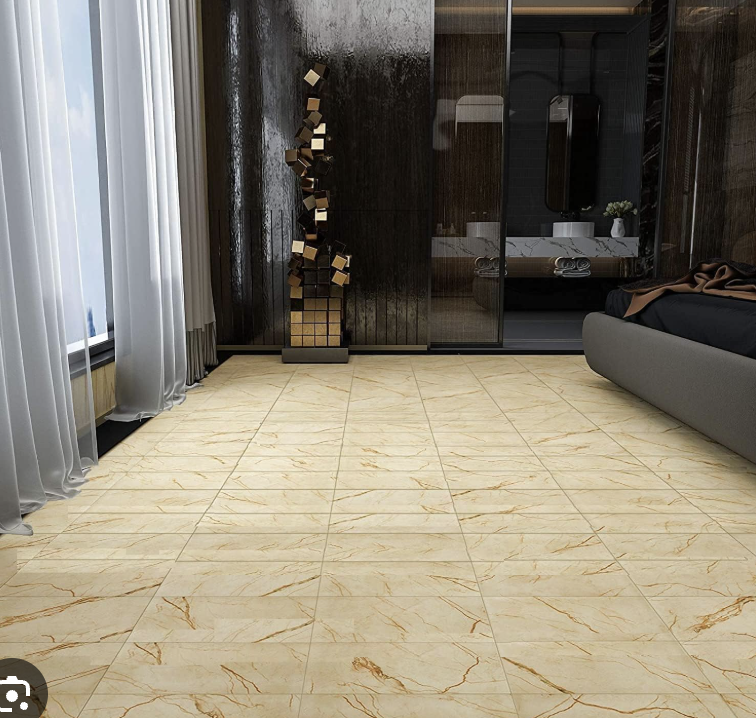
#> input picture room2.png, 756 x 718 px
$ jupyter execute Untitled.ipynb
#> lines starting #> are read from the running program, lines starting #| are printed output that depends on the picture; after the words box and inside, x2 and y2 are one past the last pixel; in counts of white or black regions, pixels touching at a corner belong together
[cell 1]
import cv2
import numpy as np

# Paths to your images
room_image_path = "room2.png"
tile_image_path = "tiles.png"

# Read the images
room = cv2.imread(room_image_path)
#> room is the input picture: shape (718, 756, 3); mean B, G, R 113.4, 128.3, 135.3
tiles = cv2.imread(tile_image_path)
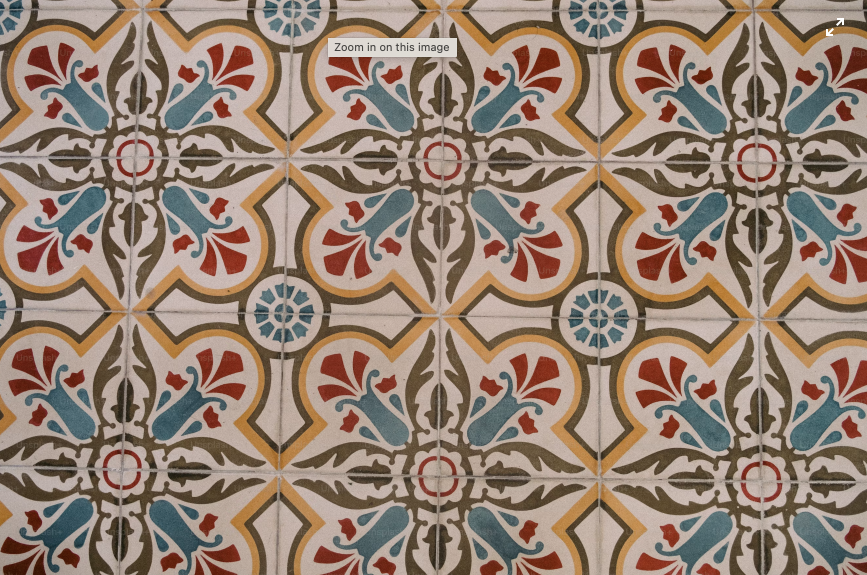
#> input picture tiles.png, 1734 x 1150 px (shown at 1/2 size)
#> tiles is the input picture: shape (1150, 1734, 3); mean B, G, R 115.1, 129.7, 149.7

# Resize the tile image to a manageable size
tiles = cv2.resize(tiles, (300, 300))
#> tiles: shape (300, 300, 3)

# Manually define the corners of the floor in the room image
# You may need to adjust these coordinates based on your image
floor_corners = np.float32([
    [150, 350],  # Top-left corner
    [450, 350],  # Top-right corner
    [600, 700],  # Bottom-right corner
    [0, 700]     # Bottom-left corner
])

# Define the corners of the tile image
tile_corners = np.float32([
    [0, 0],
    [tiles.shape[1], 0],
    [tiles.shape[1], tiles.shape[0]],
    [0, tiles.shape[0]]
])
#> tile_corners = [[0, 0], [300, 0], [300, 300], [0, 300]]

# Calculate the perspective transform matrix
M = cv2.getPerspectiveTransform(tile_corners, floor_corners)

# Warp the tile image to fit the floor
warped_tiles = cv2.warpPerspective(tiles, M, (room.shape[1], room.shape[0]))

# Create a mask to blend the images
tiles_gray = cv2.cvtColor(warped_tiles, cv2.COLOR_BGR2GRAY)
_, mask = cv2.threshold(tiles_gray, 1, 255, cv2.THRESH_BINARY)
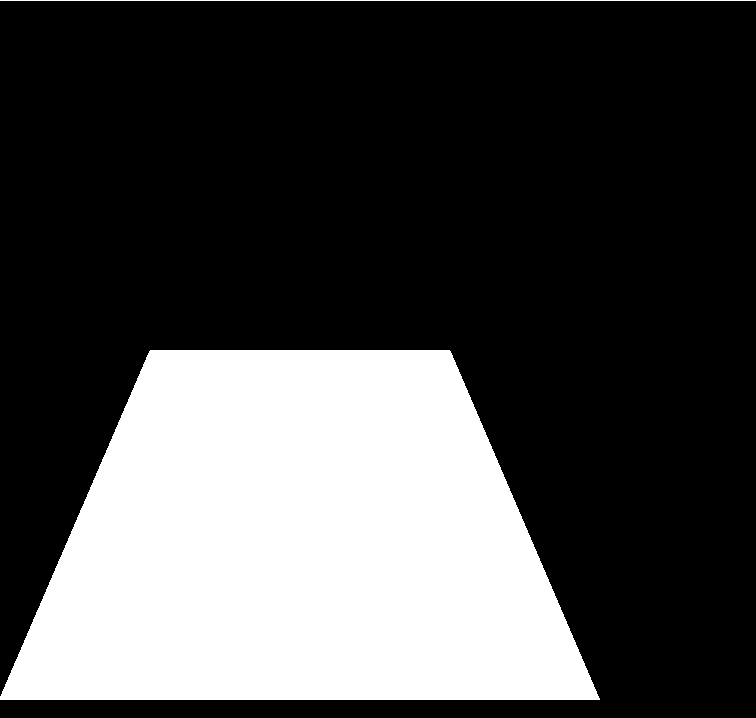
#> mask: shape (718, 756); 29.2% white; 2 white regions, box (x1, y1, x2, y2) and area: (0, 350, 600, 700) 157841, (0, 0, 756, 1) 756
mask_inv = cv2.bitwise_not(mask)

# Extract the floor area from the room
room_bg = cv2.bitwise_and(room, room, mask=mask_inv)

# Add the warped tiles to the room
result = cv2.add(room_bg, warped_tiles)

# Show the result
cv2.imshow("Room with Tiles", result)
cv2.waitKey(0)
cv2.destroyAllWindows()

[cell 2]
import cv2
import numpy as np

# Paths to your images
room_image_path = "room2.png"
tile_image_path = "tiles.png"

# Load the images
room = cv2.imread(room_image_path)
tiles = cv2.imread(tile_image_path)

# Resize the tile for easier handling
tiles = cv2.resize(tiles, (200, 200))
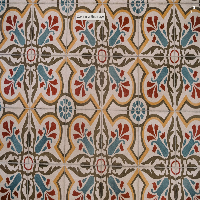
#> tiles: shape (200, 200, 3); mean B, G, R 115, 129.6, 149.6

# Create a copy of the room to reset when needed
room_copy = room.copy()

# Tile position and state
tile_pos = [50, 50]
is_dragging = False
offset_x, offset_y = 0, 0

# Mouse callback function
# [18 lines left out: function mouse_events, not called in this run]

# Create a named window for the popup
cv2.namedWindow("Room with Tiles")
cv2.setMouseCallback("Room with Tiles", mouse_events)

# Main loop
while True:
    # Reset the room image on each frame
    room = room_copy.copy()

    # Get current tile position
    tx, ty = tile_pos

    # Make sure the tile stays within the room boundaries
    tx = max(0, min(tx, room.shape[1] - tiles.shape[1]))
#> tx = 50
    ty = max(0, min(ty, room.shape[0] - tiles.shape[0]))
#> ty = 50

    # Overlay the tile on the room
    room[ty:ty + tiles.shape[0], tx:tx + tiles.shape[1]] = tiles
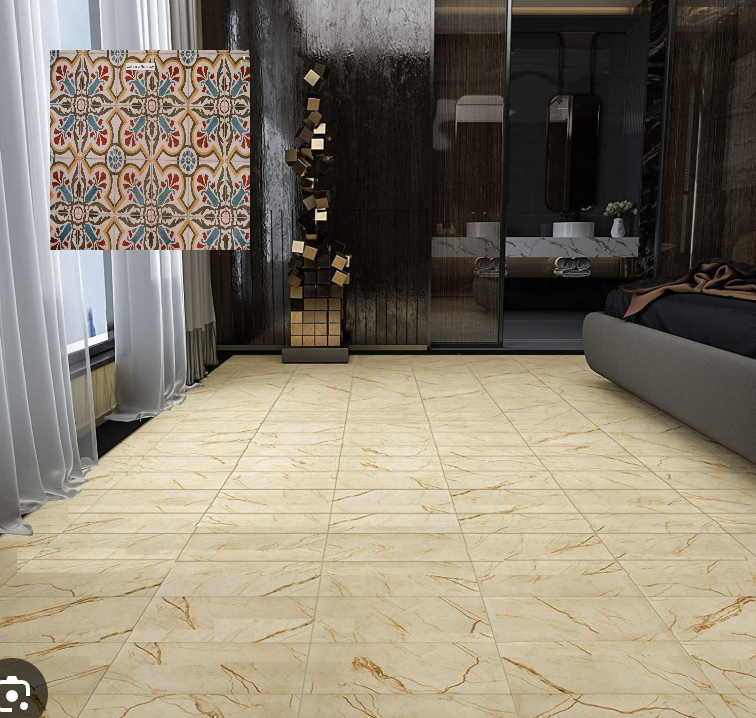
#> room: shape (718, 756, 3); 7.37% of pixels changed, all inside (x1, y1, x2, y2) = (50, 50, 250, 250)

    # Show the updated room with the tile
    cv2.imshow("Room with Tiles", room)

    # Break the loop on 'q' key press
    key = cv2.waitKey(1)
#> (key q is pressed here)
    if key == ord('q'):
        break

# Cleanup
cv2.destroyAllWindows()

[cell 3]
import cv2
import numpy as np

# Paths to your images
room_image_path = "room2.png"
tile_image_path = "tiles.png"

# Read the images
room = cv2.imread(room_image_path)
tiles = cv2.imread(tile_image_path)

# Resize the tile image for easier handling
tiles = cv2.resize(tiles, (300, 300))

# Convert the room image to grayscale for processing
gray_room = cv2.cvtColor(room, cv2.COLOR_BGR2GRAY)
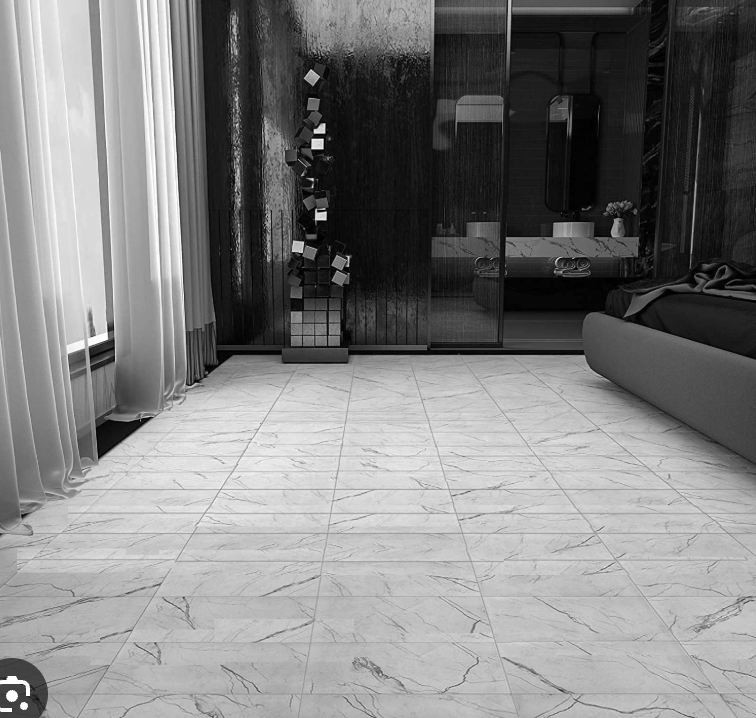
#> gray_room: shape (718, 756); min 0, max 255, mean 128.7
blurred_room = cv2.GaussianBlur(gray_room, (5, 5), 0)

# Detect edges to find the floor
edges = cv2.Canny(blurred_room, 50, 150)
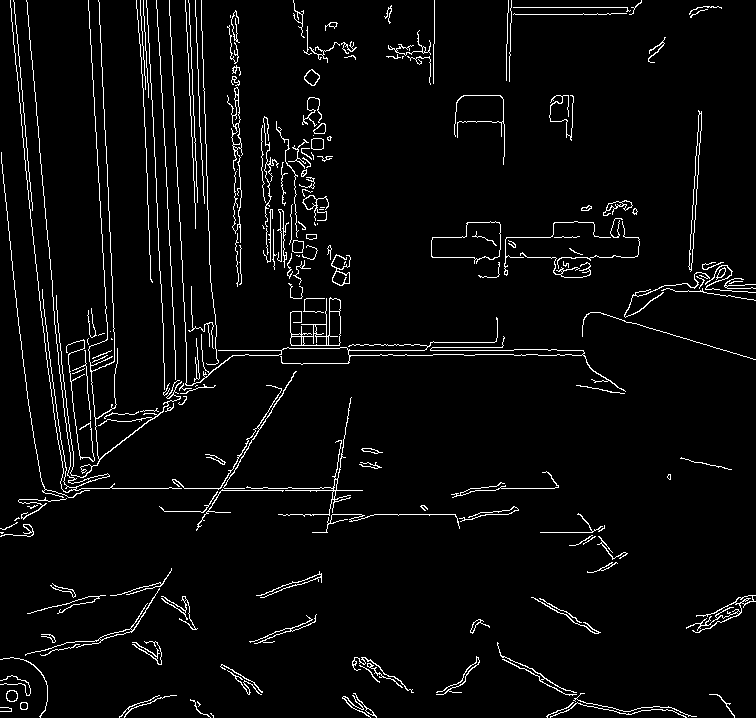
#> edges: shape (718, 756); 4% white in thin lines or dots

# Find contours
contours, _ = cv2.findContours(edges, cv2.RETR_EXTERNAL, cv2.CHAIN_APPROX_SIMPLE)
#> contours = 192 contours, 133 with area under 20; largest, box (x1, y1, x2, y2) and area: (431, 221, 501, 264) 1904, (290, 297, 341, 346) 1030, (688, 110, 702, 272) 456, (227, 87, 243, 243) 327, (331, 254, 351, 286) 204

# Find the largest quadrilateral (assumed to be the floor)
floor_corners = None
max_area = 0
for contour in contours:
    epsilon = 0.02 * cv2.arcLength(contour, True)
    approx = cv2.approxPolyDP(contour, epsilon, True)

    # Check if the contour is a quadrilateral
    if len(approx) == 4:
        area = cv2.contourArea(approx)
        if area > max_area:
            max_area = area
            floor_corners = approx.reshape(4, 2)
#> this loop made 192 passes
#> (epsilon, area, max_area, floor_corners) on passes 12, 32, 36, 108, 139: (1.49, 30, 30, [[353, 693], [364, 705], [365, 710], [376, 717]]), (5.53, 31, 31, [[105, 595], [27, 613], [98, 597], [58, 613]]), (4.68, 47.5, 47.5, [[171, 568], [161, 584], [110, 595], [160, 586]]), (0.873, 111, 111, [[293, 240], [292, 251], [302, 252], [303, 241]]), (17.3, 278, 278, [[1, 152], [42, 491], [89, 490], [40, 477]])
#> (epsilon, area) on pass 124: (3.27, 36.5)
#> after the loop, max_area = 278

# Ensure we found a valid floor
if floor_corners is None:
    print("Could not detect the floor. Please adjust the room image or lighting.")
else:
    # Sort corners to ensure correct perspective mapping
    floor_corners = sorted(floor_corners, key=lambda x: (x[1], x[0]))
#> floor_corners = [[1, 152], [40, 477], [89, 490], [42, 491]]

    # Top-left, top-right, bottom-right, bottom-left
    if floor_corners[1][0] > floor_corners[2][0]:
        floor_corners[1], floor_corners[2] = floor_corners[2], floor_corners[1]

    floor_corners = np.float32(floor_corners)

    # Define the corners of the tile image
    tile_corners = np.float32([
        [0, 0],
        [tiles.shape[1], 0],
        [tiles.shape[1], tiles.shape[0]],
        [0, tiles.shape[0]]
    ])

    # Calculate the perspective transform matrix
    M = cv2.getPerspectiveTransform(tile_corners, floor_corners)
#> M = [[3.22, -3.27, 1], [37.98, -38.74, 152], [0.0773, -0.0812, 1]]

    # Warp the tile image to fit the floor
    warped_tiles = cv2.warpPerspective(tiles, M, (room.shape[1], room.shape[0]))

    # Create a mask to blend the images
    tiles_gray = cv2.cvtColor(warped_tiles, cv2.COLOR_BGR2GRAY)
    _, mask = cv2.threshold(tiles_gray, 1, 255, cv2.THRESH_BINARY)
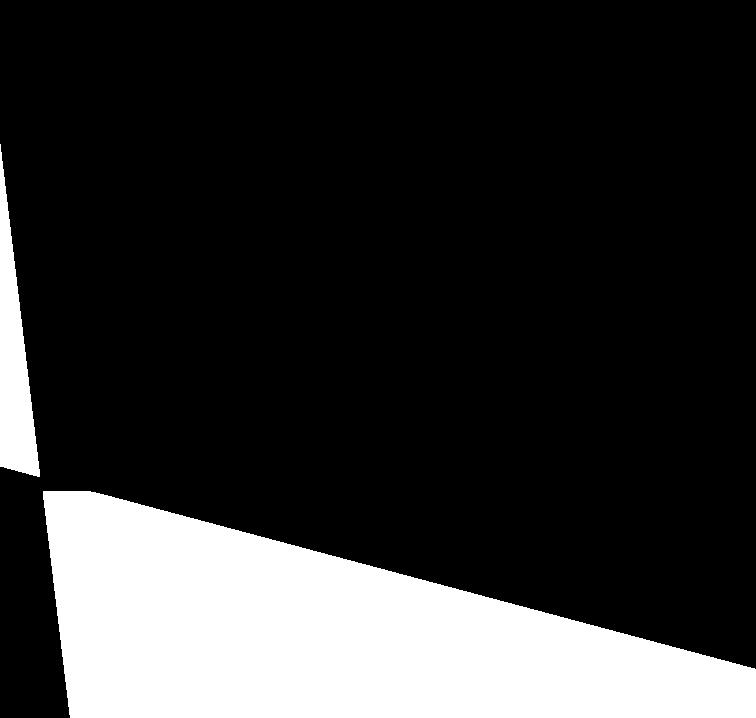
#> mask: shape (718, 756); 19.6% white; 2 white regions, box (x1, y1, x2, y2) and area: (43, 491, 756, 718) 99727, (0, 144, 40, 477) 6618
    mask_inv = cv2.bitwise_not(mask)

    # Extract the floor area from the room
    room_bg = cv2.bitwise_and(room, room, mask=mask_inv)

    # Add the warped tiles to the room
    result = cv2.add(room_bg, warped_tiles)

    # Show the final result
    cv2.imshow("Room with Tiles", result)
    cv2.waitKey(0)
    cv2.destroyAllWindows()

[cell 4]
import cv2
import numpy as np

# Paths to your images
room_image_path = "room.png"
tile_image_path = "tiles.png"

# Load the images
room = cv2.imread(room_image_path)
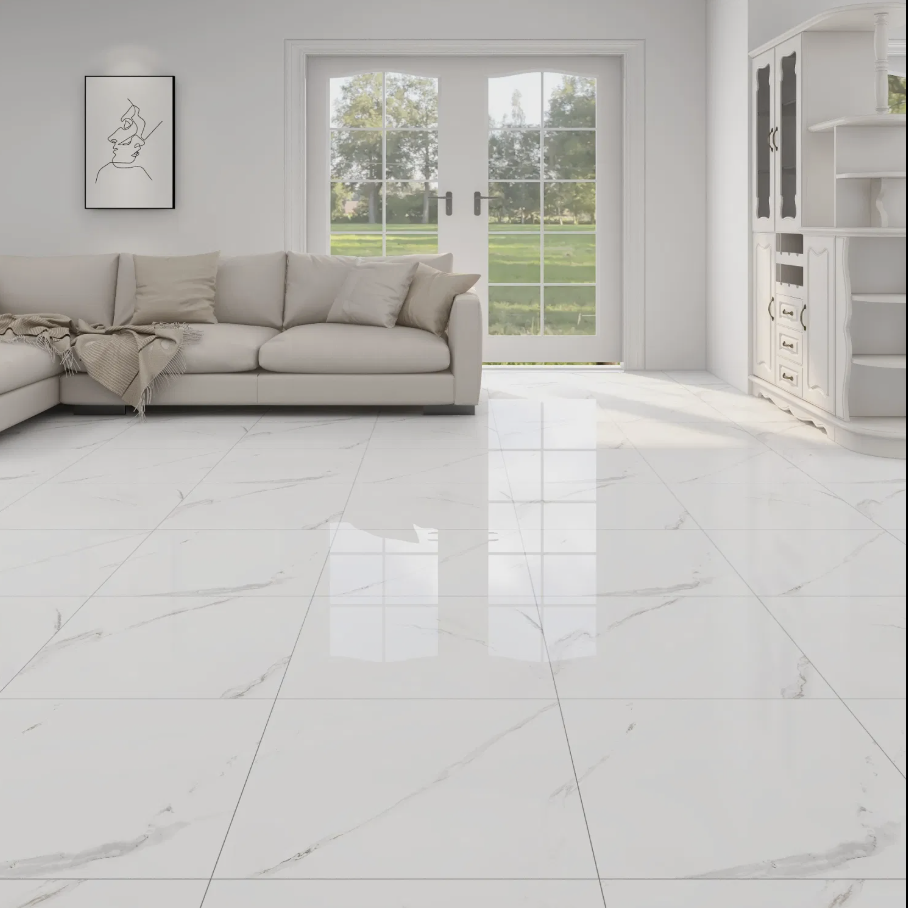
#> input picture room.png, 908 x 908 px
#> room is the input picture: shape (908, 908, 3); mean B, G, R 185.5, 188.9, 190.8
tiles_original = cv2.imread(tile_image_path)

# Initial tile size and position
tile_size = 200
tile_pos = [50, 50]
floor_corners = []
dragging = False

# Mouse callback function
# [29 lines left out: function mouse_events, not called in this run]

# Create a named window
cv2.namedWindow("Tile Placement")
cv2.setMouseCallback("Tile Placement", mouse_events)

while True:
    # Create the tile with the current size
    tiles = cv2.resize(tiles_original, (tile_size, tile_size))

    # Draw the tile on the room image
    display_image = room.copy()
    tx, ty = tile_pos
    tile_end_x = min(tx + tile_size, display_image.shape[1])
#> tile_end_x = 250
    tile_end_y = min(ty + tile_size, display_image.shape[0])
#> tile_end_y = 250

    # Handle boundary clipping
    tile_x_range = min(tile_size, tile_end_x - tx)
#> tile_x_range = 200
    tile_y_range = min(tile_size, tile_end_y - ty)
#> tile_y_range = 200

    display_image[ty:ty + tile_y_range, tx:tx + tile_x_range] = tiles[:tile_y_range, :tile_x_range]

    # Draw the selected corners
    for i, corner in enumerate(floor_corners):
        cv2.circle(display_image, tuple(corner), 5, (0, 255, 0), -1)
        cv2.putText(display_image, str(i+1), tuple(corner), cv2.FONT_HERSHEY_SIMPLEX, 0.8, (0, 255, 0), 2)

    # Show the image
    cv2.imshow("Tile Placement", display_image)

    # Check for 'q' to quit or 'f' to fit tiles
    key = cv2.waitKey(1) & 0xFF
#> (key q is pressed here)
    if key == ord('q'):
        break
    elif key == ord('f') and len(floor_corners) == 4:
        # Prepare the perspective transform
        tile_corners = np.float32([
            [0, 0],
            [tiles.shape[1], 0],
            [tiles.shape[1], tiles.shape[0]],
            [0, tiles.shape[0]]
        ])
        floor_corners_np = np.float32(floor_corners)

        # Apply the perspective transform
        M = cv2.getPerspectiveTransform(tile_corners, floor_corners_np)
        warped_tiles = cv2.warpPerspective(tiles, M, (room.shape[1], room.shape[0]))

        # Create a mask
        tiles_gray = cv2.cvtColor(warped_tiles, cv2.COLOR_BGR2GRAY)
        _, mask = cv2.threshold(tiles_gray, 1, 255, cv2.THRESH_BINARY)
        mask_inv = cv2.bitwise_not(mask)

        # Extract the floor area from the room
        room_bg = cv2.bitwise_and(room, room, mask=mask_inv)

        # Add the warped tiles to the room
        result = cv2.add(room_bg, warped_tiles)

        # Show the final result
        cv2.imshow("Final Tiled Room", result)
        cv2.waitKey(0)
        break

cv2.destroyAllWindows()

[cell 5]
import cv2
import numpy as np

# Paths to your images
room_image_path = "room2.png"
tile_image_path = "tiles.png"

# Load images
room = cv2.imread(room_image_path)
tiles_original = cv2.imread(tile_image_path)

# Tile placement setup
tile_size = 200
tile_pos = [50, 50]
floor_corners = []
dragging = False

# Mouse event handler
# [24 lines left out: function mouse_events, not called in this run]

# Setup window
cv2.namedWindow("Tile Placement")
cv2.setMouseCallback("Tile Placement", mouse_events)

# Main loop
while True:
    tiles = cv2.resize(tiles_original, (tile_size, tile_size))
    display_image = room.copy()

    # Overlay tile
    tx, ty = tile_pos
    tile_end_x = min(tx + tile_size, display_image.shape[1])
    tile_end_y = min(ty + tile_size, display_image.shape[0])
    tile_x_range = min(tile_size, tile_end_x - tx)
    tile_y_range = min(tile_size, tile_end_y - ty)

    display_image[ty:ty + tile_y_range, tx:tx + tile_x_range] = tiles[:tile_y_range, :tile_x_range]

    # Draw selected corners
    for i, corner in enumerate(floor_corners):
        cv2.circle(display_image, tuple(corner), 5, (0, 255, 0), -1)
        cv2.putText(display_image, str(i + 1), tuple(corner), cv2.FONT_HERSHEY_SIMPLEX, 0.8, (0, 255, 0), 2)

    # Draw polygon if 4 corners selected
    if len(floor_corners) == 4:
        cv2.polylines(display_image, [np.array(floor_corners, dtype=np.int32)], isClosed=True, color=(255, 0, 0), thickness=2)

    # Instruction
    cv2.putText(display_image, "Right-click to select 4 corners, drag tile, press 'f' to fit, 'q' to quit",
                (10, display_image.shape[0] - 10), cv2.FONT_HERSHEY_SIMPLEX, 0.5, (255, 255, 255), 1)
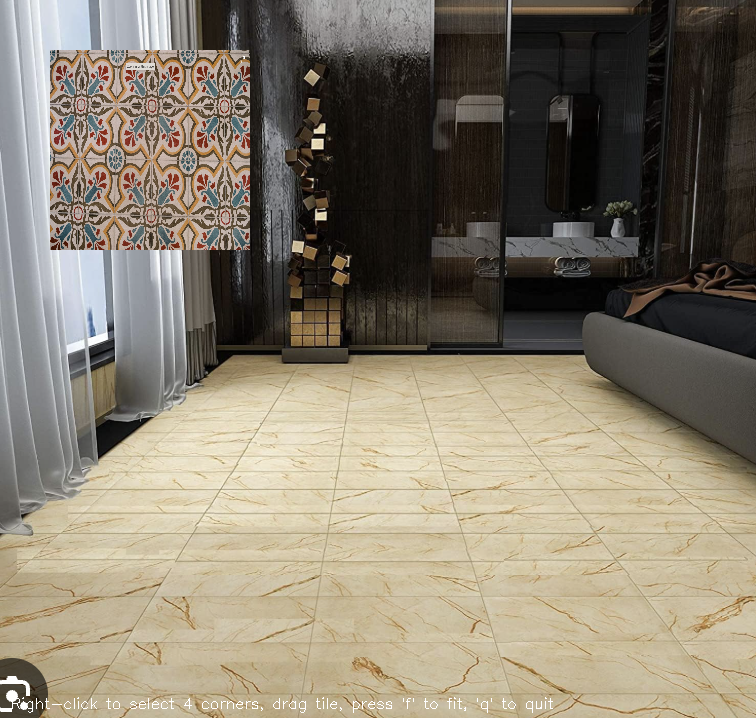
#> display_image: shape (718, 756, 3); mean B, G, R 110.7, 126.8, 135.5

    # Show image
    cv2.imshow("Tile Placement", display_image)

    # Key handling
    key = cv2.waitKey(1) & 0xFF
#> (key q is pressed here)
    if key == ord('q'):
        break

    elif key == ord('f') and len(floor_corners) == 4:
        floor_corners_np = np.float32(floor_corners)

        # Calculate bounding size
        width_top = np.linalg.norm(floor_corners_np[0] - floor_corners_np[1])
        width_bottom = np.linalg.norm(floor_corners_np[2] - floor_corners_np[3])
        height_left = np.linalg.norm(floor_corners_np[0] - floor_corners_np[3])
        height_right = np.linalg.norm(floor_corners_np[1] - floor_corners_np[2])

        max_width = int(max(width_top, width_bottom))
        max_height = int(max(height_left, height_right))

        # Stretch tile
        stretched_tile = cv2.resize(tiles_original, (max_width, max_height))

        # Warp to floor
        tile_corners = np.float32([
            [0, 0],
            [max_width, 0],
            [max_width, max_height],
            [0, max_height]
        ])
        M = cv2.getPerspectiveTransform(tile_corners, floor_corners_np)
        warped_tile = cv2.warpPerspective(stretched_tile, M, (room.shape[1], room.shape[0]))

        # Create mask
        tiles_gray = cv2.cvtColor(warped_tile, cv2.COLOR_BGR2GRAY)
        _, mask = cv2.threshold(tiles_gray, 1, 255, cv2.THRESH_BINARY)
        mask_inv = cv2.bitwise_not(mask)
        room_bg = cv2.bitwise_and(room, room, mask=mask_inv)
        result = cv2.add(room_bg, warped_tile)

        # Show result
        cv2.imshow("Final Tiled Room", result)
        cv2.waitKey(0)
        break

cv2.destroyAllWindows()
